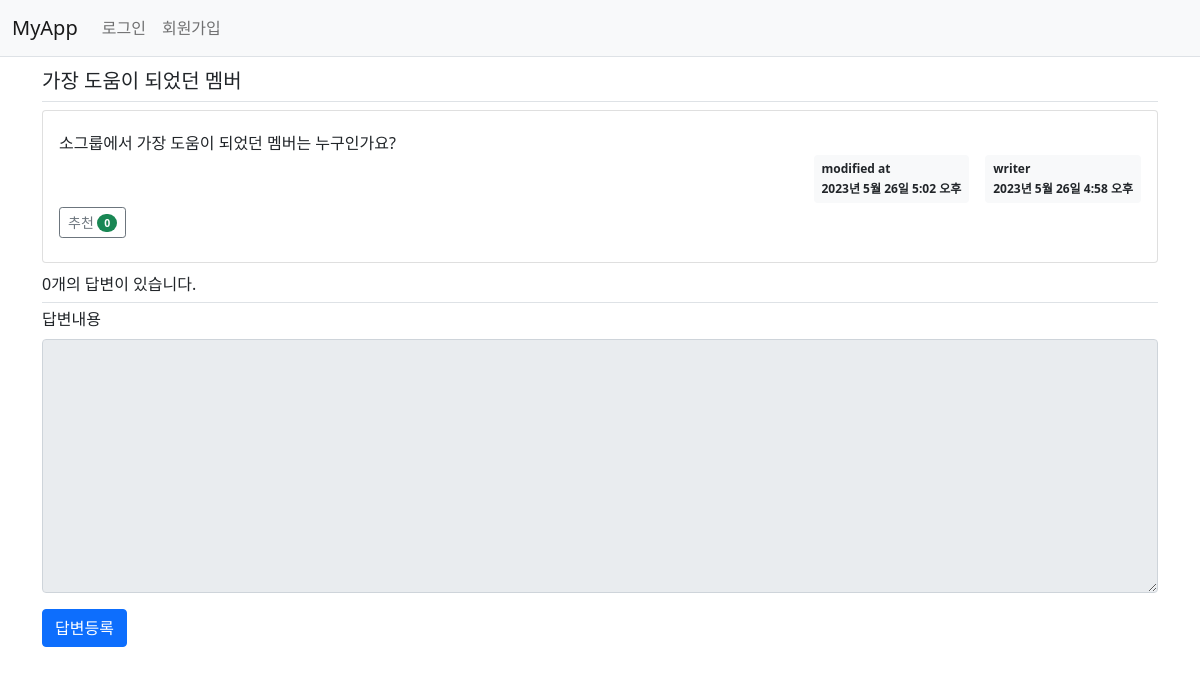
/myapp/questions/30/, run on the app's committed database.
### myapp/models.py (models this page shows, shortened)
class Question(models.Model):
    author = models.ForeignKey(User, on_delete=models.CASCADE, related_name='author_question')
    subject = models.CharField(max_length=200)
    content = models.TextField()
    create_date = models.DateTimeField()
    modify_date = models.DateTimeField(null=True, blank=True)
    voter = models.ManyToManyField(User, related_name='voter_question')  # 추천인 추가

### myapp/views/base_views.py (the view)
# urls.py: path("questions/<int:question_id>/", base_views.questionDetail, name="questionDetail"),
def questionDetail(request, question_id):
  question = get_object_or_404(Question, pk=question_id)
  context = {"question": question}
  return render(request, "myapp/question_detail.html", context)

### templates/myapp/question_detail.html (shortened to what this page needs)
{% extends 'myapp/base.html' %}
{% block content %}
<div class="container my-1">
  <h5 class="border-bottom py-2">{{ question.subject }}</h5>
  <div class="card my-1">
    <div class="card-body my-1">
      <div class="card-text" style="white-space: pre-line;">{{ question.content }}</div>
      <div class="d-flex justify-content-end">
        {% if question.modify_date %}
        <div class="badge bg-light text-dark p-2 text-start mx-3">
          <div class="mb-2">modified at</div>
          <div>{{ question.modify_date }}</div>
        </div>
        {% endif %}
        <div class="badge bg-light text-dark p-2 text-start">
          <div class="mb-2">{{ question.author.username }}</div>
          <div>{{ question.create_date }}</div>
        </div>
      </div>
      <div class="my-1">
        <a href="javascript:void(0)" data-uri="{% url 'myapp:questionVote' question.id  %}"
          class="recommend btn btn-sm btn-outline-secondary">추천
          <span class="badge rounded-pill bg-success">{{question.voter.count}}</span>
        </a>
      </div>
    </div>
  </div>
  <h6 class="border-bottom my-1 py-2">{{question.answer_set.count}}개의 답변이 있습니다.</h6>
  <form action="{% url 'myapp:answerCreate' question.id %}" method="post" class="my-1">
    <div class="mb-3">
      <label for="content" class="form-label">답변내용</label>
      <textarea {% if not user.is_authenticated %}disabled{% endif %}
        name="content" id="content" class="form-control" rows="10"></textarea>
    </div>
    <input type="submit" value="답변등록" class="btn btn-primary">
  </form>
</div>
{% endblock %}

### data on the page
Question: subject "가장 도움이 되었던 멤버", content "소그룹에서 가장 도움이 되었던 멤버는 누구인가요?", modify_date "2023년 5월 26일 5:02 오후", author.username "writer", create_date "2023년 5월 26일 4:58 오후", voter.count "0", answer_set.count "0"
